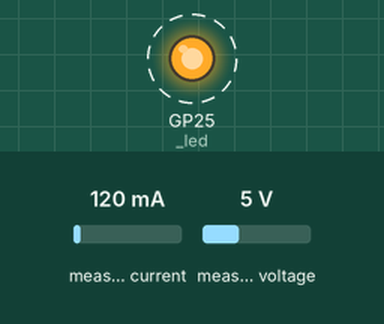
A program run on a simulated Raspberry Pi Pico running MicroPython. Shown: output pins drawn as LEDs (lit = HIGH). Dashed ring = blinking. Inputs (shaded band) come from the test bench; at power-on: measured current 120 mA, measured voltage 5 V. What the program prints to the serial console is not drawn.

Above: at 0.2 s.
Timing chart, 0 to 3.0 s (numbered marks = the images above):
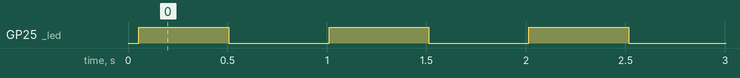

Measured:
- by itself, GP25 (_led): alternates HIGH for 0.50 s and LOW for 0.50 s

The program:

main.py
```python
"""Rover PDB Pico 2 firmware (MicroPython), four independent PWM channels.

Standalone main.py; generated settings originate in rover/config.py. Current
native CAD has GP0/1/2/3 servo outputs, I2C0 GP16/17, no connected INA ALERT,
and USB-only Pico power. Optional J9 GPIOs are left as reset inputs.

Protocol v2 (ASCII lines; v1 three-channel commands are rejected):
  ?                         -> H,version,min_us,max_us,failsafe_ms,channels,config_id
  N,wind,release,pan,aux     -> install stop pulses, stop immediately
  S,wind,release,pan,aux     -> output microseconds (0 disables PWM); requires N
  Z                         -> zero net charge; gaps remain flagged if INA offline
  P,ms,bus,shunt,charge,wind,release,pan,aux,flags,bad,age_ms

Raw bus/shunt units: 1.25 mV / 2.5 uV. charge = signed shunt-count * ms.
Flags: 1 failsafe, 2 unavailable INA reading, 4 waiting for N, 8 charge gap.
Trim, direction, mechanical durations, shunt and conversion to SI are owned
by rover/config.py and rover/pico_link.py. No autonomous hammer sequencing.
The host must refresh S; invalid lines/queries/N never renew that deadman.
Hardware-free verification: python tools/check_pdb_io.py.
"""
import sys

try:
    import machine                      # exists only on the Pico
    import select
    from time import sleep_ms, ticks_diff, ticks_ms
except ImportError:                     # desktop Python: the tests and the simulator
    machine = None

    def ticks_diff(a, b):
        return a - b

# BEGIN GENERATED SETTINGS
# Source: rover/config.py; do not edit this block.
VERSION = 2
SERVO_PINS = (0, 1, 2, 3)
I2C_SDA_PIN = 16
I2C_SCL_PIN = 17
I2C_HZ = 100000
I2C_TIMEOUT_US = 5000
INA226_ADDRESS = 64
INA226_CONFIG = 17703
INA_RETRY_MS = 1000
INA_CHECK_REPORTS = 20
INA_STALE_MS = 200
PWM_HZ = 50
PULSE_MIN_US = 500
PULSE_MAX_US = 2500
FAILSAFE_MS = 300
REPORT_MS = 50
WATCHDOG_MS = 2000
LINE_MAX = 64
BOOT_STOP_US = (0, 0, 0, 0)
CONFIG_ID = 'e6ff3bd5919c3865'
# END GENERATED SETTINGS

# INA226 register definitions (TI SBOS547); tunable settings are generated above.
REG_CONFIG, REG_SHUNT, REG_BUS = 0x00, 0x01, 0x02
REG_MASK, REG_MANUFACTURER, REG_DIE = 0x06, 0xFE, 0xFF
MANUFACTURER_TI = 0x5449
CONVERSION_READY = 1 << 3

FLAG_FAILSAFE = 1
FLAG_NO_BATTERY = 2
FLAG_DEFAULT_STOP = 4
FLAG_CHARGE_GAP = 8


def parse_pulses(fields):
    """Exactly four unsigned pulse widths, or None if any field is invalid."""
    if len(fields) != len(SERVO_PINS):
        return None
    pulses = []
    for field in fields:
        if not field.isdigit() or len(field) > 4:
            return None
        us = int(field)
        if us != 0 and not PULSE_MIN_US <= us <= PULSE_MAX_US:
            return None
        pulses.append(us)
    return pulses


class Firmware:
    """Everything the Pico does, given an object that reaches the pins."""

    def __init__(self, hw, start_stopped=False):
        self.hw = hw
        now = hw.ticks_ms()
        self.stop_us = list(BOOT_STOP_US)
        self.pulse_us = [-1] * len(SERVO_PINS)    # unknown until the first _output() below
        self.failsafe = True            # nothing commanded yet
        self.default_stop = True        # no N line yet
        self.driven = False             # True once any servo has been sent pulses
        self.t_command = now
        self.t_report = now

        self.battery_ok = False
        self.battery_configured = False
        self.charge_gap = False
        self.sample_seen = False
        self.bus = 0
        self.shunt = 0
        self.charge = 0                 # sum of shunt counts x milliseconds
        self.t_sample = now
        self.t_retry = now
        self.reports = 0

        self.bad_lines = 0
        self._wrong_chip = None         # id of a chip that answered but is not an INA226
        self._line = bytearray(LINE_MAX)
        self._length = 0
        self._garbage = False           # this line is too long or not plain text

        if start_stopped:
            self.driven = True
            self._output(self.stop_us)
        else:
            self._output([0] * len(SERVO_PINS))
        self._setup_battery_monitor()
        self._hello()

    # ── one pass of the main loop ──────────────────────────────────

    def step(self):
        hw = self.hw
        now = hw.ticks_ms()

        # At most 64 bytes per pass, so a flood of bytes cannot hold up
        # the failsafe check below.
        for _ in range(64):
            byte = hw.read_byte()
            if byte < 0:
                break
            self._on_byte(byte, now)

        if not self.failsafe and ticks_diff(now, self.t_command) > FAILSAFE_MS:
            self.stop_servos()

        if ticks_diff(now, self.t_report) >= REPORT_MS:
            self.t_report = now
            self._measure(now)
            now = hw.ticks_ms()
            if not self.failsafe and ticks_diff(now, self.t_command) > FAILSAFE_MS:
                self.stop_servos()
            self._report(now)
            # LED: steady while commands arrive, blinking once a second in failsafe.
            hw.set_led(not self.failsafe or (now // 500) % 2 == 0)

        hw.feed_watchdog()

    def stop_servos(self):
        """
        The failsafe: stop pulses on all four outputs. If no output has
        carried a pulse since power-on, they stay silent.
        """
        self.failsafe = True
        self._output(self.stop_us if self.driven else [0] * len(SERVO_PINS))

    # ── lines from the Jetson ──────────────────────────────────────

    def _on_byte(self, byte, now):
        if byte == 10:                              # \n ends the line
            length, garbage = self._length, self._garbage
            self._length, self._garbage = 0, False
            if garbage:
                self.bad_lines += 1
            elif length:
                self._on_line(bytes(self._line[:length]).decode(), now)
        elif byte == 13:                            # \r: ignore
            pass
        elif byte < 32 or byte > 126 or self._length >= LINE_MAX:
            self._garbage = True
        else:
            self._line[self._length] = byte
            self._length += 1

    def _on_line(self, line, now):
        fields = line.split(",")
        kind = fields[0]
        if kind in ("S", "N"):
            pulses = parse_pulses(fields[1:])
            if pulses is None or (kind == "S" and self.default_stop):
                self.bad_lines += 1
            elif kind == "S":
                self.t_command = now
                self.failsafe = False
                if any(pulses):
                    self.driven = True
                self._output(pulses)
                # From the first command on, a stuck firmware would leave
                # a servo turning. Armed here and not at start, so that a
                # Pico nobody is commanding can never restart in a loop.
                self.hw.arm_watchdog()
            else:
                self.stop_us = pulses
                self.default_stop = False
                self.stop_servos()  # changing trim must never retain a moving command
        elif line == "Z":
            self.charge = 0
            self.charge_gap = not self.battery_ok
            self.t_sample = now
        elif line == "?":
            self._hello()
        else:
            self.bad_lines += 1

    def _output(self, pulses):
        for i in range(len(SERVO_PINS)):
            if pulses[i] != self.pulse_us[i]:
                self.pulse_us[i] = pulses[i]
                self.hw.set_pulse(i, pulses[i])

    # ── battery monitor ────────────────────────────────────────────

    def _battery_fault(self, now):
        self.battery_ok = self.battery_configured = False
        self.charge_gap = True
        self.t_retry = now

    def _setup_battery_monitor(self):
        hw = self.hw
        now = hw.ticks_ms()
        self.t_retry = now
        self.battery_ok = False  # never present zero/stale registers as a sample
        try:
            maker, die = hw.ina_read(REG_MANUFACTURER), hw.ina_read(REG_DIE)
            if maker != MANUFACTURER_TI or die not in (0x2260, 0x2261):
                identity = (maker, die)
                if identity != self._wrong_chip:
                    self._wrong_chip = identity
                    hw.write_line("E,INA226 identity mismatch %04x/%04x" % identity)
                self._battery_fault(now)
                return
            hw.ina_write(REG_CONFIG, INA226_CONFIG)
            if hw.ina_read(REG_CONFIG) != INA226_CONFIG:
                raise OSError("INA226 config readback")
            hw.ina_read(REG_MASK)  # clear old conversion-ready flag
            self.battery_configured = True
            self.t_sample = now
            self.sample_seen = False
        except OSError:
            self._battery_fault(now)

    def _measure(self, now):
        hw = self.hw
        if not self.battery_configured:
            if ticks_diff(now, self.t_retry) >= INA_RETRY_MS:
                self._setup_battery_monitor()
            return
        try:
            self.reports += 1
            if self.reports % INA_CHECK_REPORTS == 0:
                if (hw.ina_read(REG_CONFIG) != INA226_CONFIG
                        or hw.ina_read(REG_MANUFACTURER) != MANUFACTURER_TI
                        or hw.ina_read(REG_DIE) not in (0x2260, 0x2261)):
                    raise OSError("INA226 reset or identity changed")
            if not hw.ina_read(REG_MASK) & CONVERSION_READY:
                if ticks_diff(now, self.t_sample) > INA_STALE_MS:
                    raise OSError("INA226 conversions stopped")
                return
            shunt = hw.ina_read(REG_SHUNT, signed=True)
            bus = hw.ina_read(REG_BUS)
            if shunt in (-32768, 32767) or not 0 <= bus <= 28800:
                raise OSError("INA226 out of measurement range")
        except OSError:
            self._battery_fault(now)
            return
        self.shunt, self.bus = shunt, bus
        elapsed = ticks_diff(now, self.t_sample)
        if self.sample_seen and 0 <= elapsed <= INA_STALE_MS:
            self.charge += shunt * elapsed
        elif self.sample_seen:
            self.charge_gap = True
        self.sample_seen = self.battery_ok = True
        self.t_sample = now

    # ── lines to the Jetson ────────────────────────────────────────

    def _hello(self):
        self.hw.write_line("H,%d,%d,%d,%d,%d,%s" % (
            VERSION, PULSE_MIN_US, PULSE_MAX_US, FAILSAFE_MS, len(SERVO_PINS), CONFIG_ID))

    def _report(self, now):
        flags = ((FLAG_FAILSAFE if self.failsafe else 0)
                 | (0 if self.battery_ok else FLAG_NO_BATTERY)
                 | (FLAG_DEFAULT_STOP if self.default_stop else 0)
                 | (FLAG_CHARGE_GAP if self.charge_gap else 0))
        bus, shunt = (self.bus, self.shunt) if self.battery_ok else (0, 0)
        age = ticks_diff(now, self.t_sample) if self.sample_seen else -1
        values = [now, bus, shunt, self.charge] + self.pulse_us + [flags, self.bad_lines, age]
        self.hw.write_line("P," + ",".join(str(value) for value in values))


class PicoHardware:
    """The real pins. The only part of this file that needs a Pico."""

    # RP2350 watchdog control register, and the address that clears bits in
    # it. From pico-sdk: src/rp2350/hardware_regs, addressmap.h and watchdog.h.
    _WATCHDOG_CTRL_CLEAR = 0x400D8000 + 0x3000
    _WATCHDOG_ENABLE = 0x40000000

    def __init__(self):
        # duty_ns=0 holds the pin low: no pulses until a command says so.
        self._pwm = [machine.PWM(machine.Pin(pin), freq=PWM_HZ, duty_ns=0)
                     for pin in SERVO_PINS]
        self._i2c = machine.I2C(0, sda=machine.Pin(I2C_SDA_PIN),
                                scl=machine.Pin(I2C_SCL_PIN), freq=I2C_HZ, timeout=I2C_TIMEOUT_US)
        self._led = machine.Pin("LED", machine.Pin.OUT)
        # USB serial is the same stream as the Python prompt. poll() says
        # whether a byte is waiting, so reading never blocks the loop.
        self._poll = select.poll()
        self._poll.register(sys.stdin, select.POLLIN)
        self._watchdog = None

    def ticks_ms(self):
        return ticks_ms()

    def read_byte(self):
        if self._poll.poll(0):
            return sys.stdin.buffer.read(1)[0]
        return -1

    def write_line(self, text):
        sys.stdout.write(text + "\n")

    def set_pulse(self, index, microseconds):
        self._pwm[index].duty_ns(microseconds * 1000)

    def set_led(self, on):
        self._led.value(on)

    def ina_read(self, register, signed=False):
        data = self._i2c.readfrom_mem(INA226_ADDRESS, register, 2)
        value = data[0] << 8 | data[1]              # INA226 sends the high byte first
        if signed and value & 0x8000:
            value -= 0x10000
        return value

    def ina_write(self, register, value):
        self._i2c.writeto_mem(INA226_ADDRESS, register, bytes((value >> 8, value & 0xFF)))

    def arm_watchdog(self):
        if self._watchdog is None:
            self._watchdog = machine.WDT(timeout=WATCHDOG_MS)

    def feed_watchdog(self):
        if self._watchdog is not None:
            self._watchdog.feed()

    def disarm_watchdog(self):
        # MicroPython has no call for this. Without it the Pico would
        # restart two seconds after Ctrl-C, in the middle of a file copy.
        if self._watchdog is not None:
            machine.mem32[self._WATCHDOG_CTRL_CLEAR] = self._WATCHDOG_ENABLE


def main():
    hw = PicoHardware()
    # After a power-on nothing was moving, so the outputs start silent.
    # After any other restart (the watchdog) a servo may have been turning
    # when the firmware stopped, so start by sending the stop pulse.
    firmware = Firmware(hw, start_stopped=machine.reset_cause() != machine.PWRON_RESET)
    try:
        while True:
            try:
                firmware.step()
            except KeyboardInterrupt:
                raise
            except Exception as error:              # a bug must not leave a servo turning
                firmware.stop_servos()
                hw.write_line("E," + repr(error))
                sleep_ms(200)                       # watchdog not fed: if this keeps failing, the Pico restarts
            sleep_ms(1)
    except KeyboardInterrupt:
        # Ctrl-C from mpremote or a serial terminal: stop, and hand over the prompt.
        firmware.stop_servos()
        hw.disarm_watchdog()
        hw.write_line("E,stopped by Ctrl-C")


if __name__ == "__main__":
    main()
```
